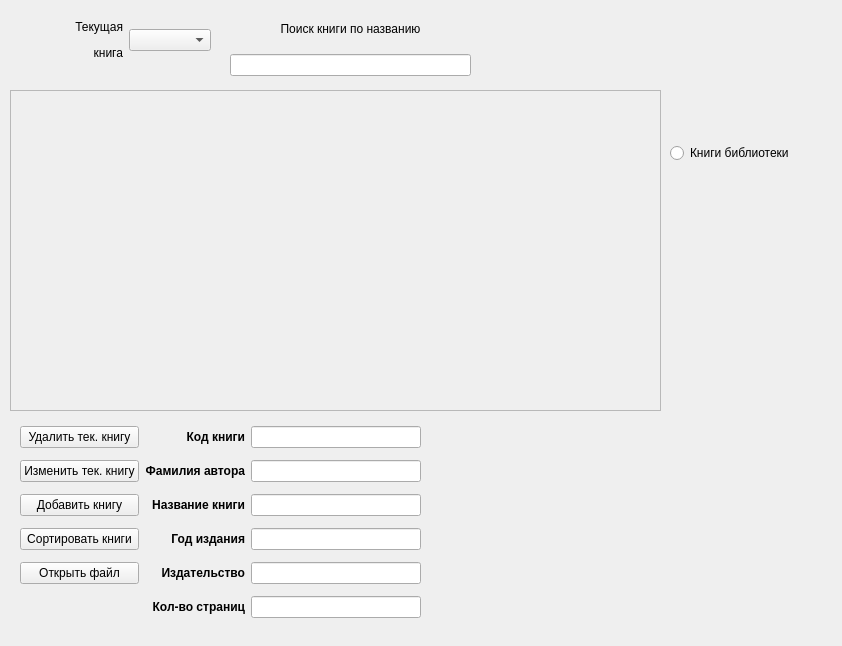
<?xml version="1.0" encoding="UTF-8"?>
<ui version="4.0">
 <class>Widget</class>
 <widget class="QWidget" name="Widget">
  <property name="geometry">
   <rect>
    <x>0</x>
    <y>0</y>
    <width>842</width>
    <height>646</height>
   </rect>
  </property>
  <property name="windowTitle">
   <string>Widget</string>
  </property>
  <widget class="QWidget" name="layoutWidget">
   <property name="geometry">
    <rect>
     <x>40</x>
     <y>10</y>
     <width>171</width>
     <height>61</height>
    </rect>
   </property>
   <layout class="QHBoxLayout" name="horizontalLayout_3">
    <item>
     <widget class="QLabel" name="label_9">
      <property name="text">
       <string>&lt;html&gt;&lt;head/&gt;&lt;body&gt;&lt;p align=&quot;right&quot;&gt;Текущая&lt;/p&gt;&lt;p align=&quot;right&quot;&gt;книга&lt;/p&gt;&lt;/body&gt;&lt;/html&gt;</string>
      </property>
     </widget>
    </item>
    <item>
     <widget class="QComboBox" name="bookComboBox"/>
    </item>
   </layout>
  </widget>
  <widget class="QWidget" name="horizontalLayoutWidget">
   <property name="geometry">
    <rect>
     <x>230</x>
     <y>10</y>
     <width>241</width>
     <height>66</height>
    </rect>
   </property>
   <layout class="QHBoxLayout" name="horizontalLayout">
    <item>
     <layout class="QVBoxLayout" name="verticalLayout_2">
      <item>
       <widget class="QLabel" name="label">
        <property name="font">
         <font>
          <bold>false</bold>
         </font>
        </property>
        <property name="text">
         <string>Поиск книги по названию</string>
        </property>
        <property name="alignment">
         <set>Qt::AlignCenter</set>
        </property>
       </widget>
      </item>
      <item>
       <widget class="QLineEdit" name="findBookEdit"/>
      </item>
     </layout>
    </item>
    <item>
     <layout class="QVBoxLayout" name="verticalLayout_3"/>
    </item>
   </layout>
  </widget>
  <widget class="QWidget" name="gridLayoutWidget">
   <property name="geometry">
    <rect>
     <x>20</x>
     <y>420</y>
     <width>401</width>
     <height>210</height>
    </rect>
   </property>
   <layout class="QGridLayout" name="gridLayout">
    <item row="0" column="0">
     <widget class="QPushButton" name="deleteBookButton">
      <property name="text">
       <string>Удалить тек. книгу</string>
      </property>
     </widget>
    </item>
    <item row="2" column="1">
     <widget class="QLabel" name="label_3">
      <property name="font">
       <font>
        <bold>true</bold>
       </font>
      </property>
      <property name="text">
       <string>Название книги</string>
      </property>
      <property name="alignment">
       <set>Qt::AlignRight|Qt::AlignTrailing|Qt::AlignVCenter</set>
      </property>
     </widget>
    </item>
    <item row="0" column="2">
     <widget class="QLineEdit" name="bookCodeEdit">
      <property name="font">
       <font>
        <bold>false</bold>
       </font>
      </property>
     </widget>
    </item>
    <item row="1" column="1">
     <widget class="QLabel" name="label_5">
      <property name="font">
       <font>
        <bold>true</bold>
       </font>
      </property>
      <property name="text">
       <string>Фамилия автора</string>
      </property>
      <property name="alignment">
       <set>Qt::AlignRight|Qt::AlignTrailing|Qt::AlignVCenter</set>
      </property>
     </widget>
    </item>
    <item row="1" column="0">
     <widget class="QPushButton" name="changeBookButton">
      <property name="text">
       <string>Изменить тек. книгу</string>
      </property>
     </widget>
    </item>
    <item row="2" column="2">
     <widget class="QLineEdit" name="titleEdit">
      <property name="font">
       <font>
        <bold>false</bold>
       </font>
      </property>
     </widget>
    </item>
    <item row="3" column="1">
     <widget class="QLabel" name="label_6">
      <property name="font">
       <font>
        <bold>true</bold>
       </font>
      </property>
      <property name="text">
       <string>Год издания</string>
      </property>
      <property name="alignment">
       <set>Qt::AlignRight|Qt::AlignTrailing|Qt::AlignVCenter</set>
      </property>
     </widget>
    </item>
    <item row="1" column="2">
     <widget class="QLineEdit" name="authorSurnameEdit">
      <property name="font">
       <font>
        <bold>false</bold>
       </font>
      </property>
     </widget>
    </item>
    <item row="2" column="0">
     <widget class="QPushButton" name="addBookButton">
      <property name="text">
       <string>Добавить книгу</string>
      </property>
     </widget>
    </item>
    <item row="4" column="1">
     <widget class="QLabel" name="label_7">
      <property name="font">
       <font>
        <bold>true</bold>
       </font>
      </property>
      <property name="text">
       <string>Издательство</string>
      </property>
      <property name="alignment">
       <set>Qt::AlignRight|Qt::AlignTrailing|Qt::AlignVCenter</set>
      </property>
     </widget>
    </item>
    <item row="3" column="0">
     <widget class="QPushButton" name="sortBooksButton">
      <property name="text">
       <string>Сортировать книги</string>
      </property>
     </widget>
    </item>
    <item row="4" column="2">
     <widget class="QLineEdit" name="publisherEdit">
      <property name="font">
       <font>
        <bold>false</bold>
       </font>
      </property>
     </widget>
    </item>
    <item row="0" column="1">
     <widget class="QLabel" name="label_4">
      <property name="font">
       <font>
        <bold>true</bold>
       </font>
      </property>
      <property name="text">
       <string>Код книги</string>
      </property>
      <property name="alignment">
       <set>Qt::AlignRight|Qt::AlignTrailing|Qt::AlignVCenter</set>
      </property>
     </widget>
    </item>
    <item row="3" column="2">
     <widget class="QLineEdit" name="yearEdit">
      <property name="font">
       <font>
        <bold>false</bold>
       </font>
      </property>
     </widget>
    </item>
    <item row="5" column="2">
     <widget class="QLineEdit" name="pagesEdit">
      <property name="font">
       <font>
        <bold>false</bold>
       </font>
      </property>
     </widget>
    </item>
    <item row="5" column="1">
     <widget class="QLabel" name="label_8">
      <property name="font">
       <font>
        <bold>true</bold>
       </font>
      </property>
      <property name="text">
       <string>Кол-во страниц</string>
      </property>
      <property name="alignment">
       <set>Qt::AlignRight|Qt::AlignTrailing|Qt::AlignVCenter</set>
      </property>
     </widget>
    </item>
    <item row="4" column="0">
     <widget class="QPushButton" name="openFileButton">
      <property name="text">
       <string>Открыть файл</string>
      </property>
     </widget>
    </item>
   </layout>
  </widget>
  <widget class="QTableWidget" name="tableWidget">
   <property name="enabled">
    <bool>false</bool>
   </property>
   <property name="geometry">
    <rect>
     <x>10</x>
     <y>90</y>
     <width>651</width>
     <height>321</height>
    </rect>
   </property>
   <property name="styleSheet">
    <string notr="true">QTableWidget{

	color: #000;
}</string>
   </property>
  </widget>
  <widget class="QRadioButton" name="booksButton">
   <property name="geometry">
    <rect>
     <x>670</x>
     <y>140</y>
     <width>158</width>
     <height>26</height>
    </rect>
   </property>
   <property name="text">
    <string>Книги библиотеки</string>
   </property>
  </widget>
 </widget>
 <resources/>
 <connections/>
</ui>
